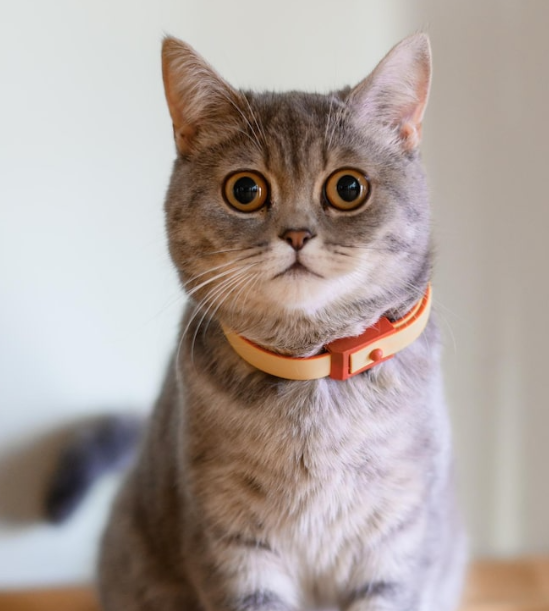
#> input picture Photos/cat.png, 549 x 611 px, found by its file name
$ python basic.py
#> lines starting #> are read from the running program, lines starting #| are printed output that depends on the picture; after the words box and inside, x2 and y2 are one past the last pixel; in counts of white or black regions, pixels touching at a corner belong together
import cv2 as cv

img = cv.imread("Photos\cat.png")
#> img is the input picture: shape (611, 549, 3); mean B, G, R 157.5, 162.6, 173.8

# cv.imshow("show", img)
gray = cv.cvtColor(img, cv.COLOR_BGR2GRAY)
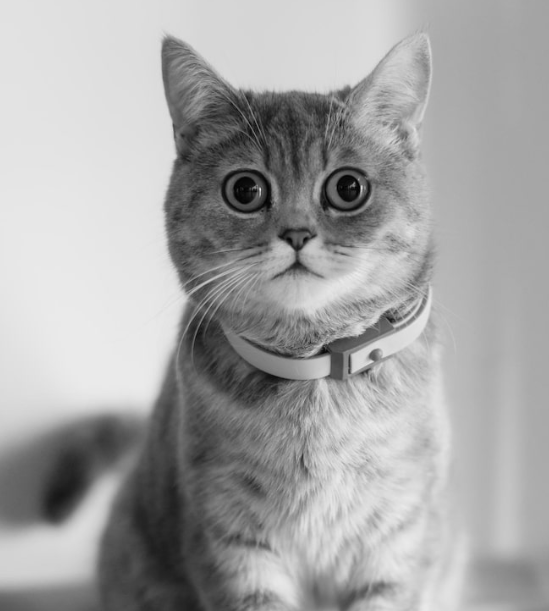
#> gray: shape (611, 549); min 2, max 236, mean 165.4
# cv.imshow("gray",gray)

blur = cv.GaussianBlur(img, (3,3),cv.BORDER_DEFAULT)
# cv.imshow("blur",blur)

canny = cv.Canny(blur, 100,20)
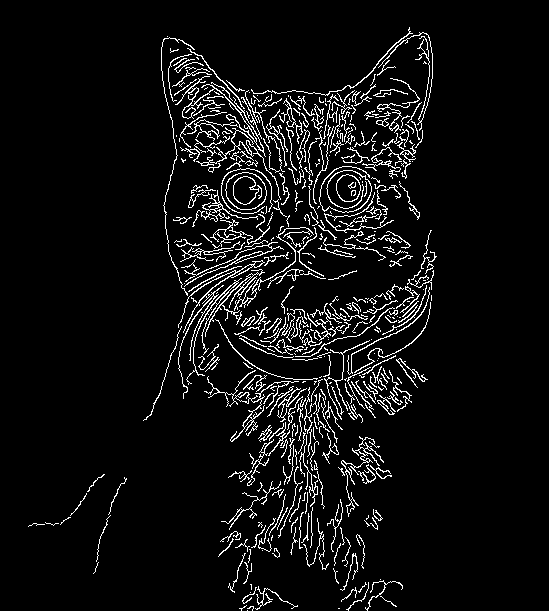
#> canny: shape (611, 549); 6.2% white in thin lines or dots, all inside (x1, y1, x2, y2) = (28, 27, 437, 611)


cv.imshow("canny edges",canny)
dialated = cv.dilate(canny, (7,7),iterations=3)
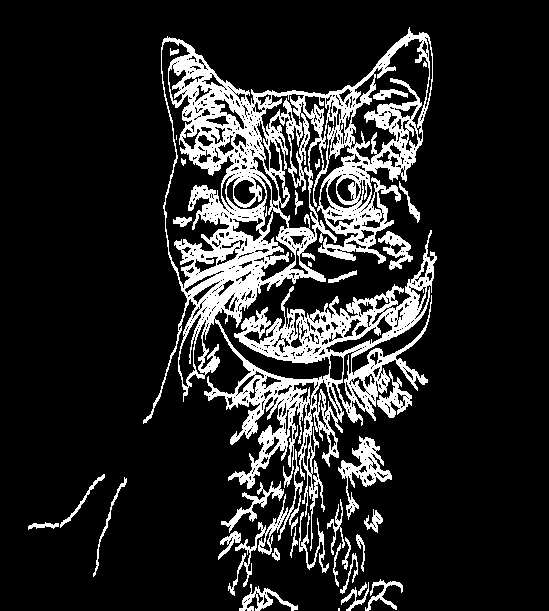
#> dialated: shape (611, 549); 15.4% white; 35 white regions (5 under 20 px), largest, box (x1, y1, x2, y2) and area: (143, 27, 437, 551) 43761, (338, 436, 392, 520) 1292, (228, 449, 303, 596) 1145
cv.imshow("dialated edges",dialated)


eroded = cv.erode(dialated,(3,3), iterations=1)
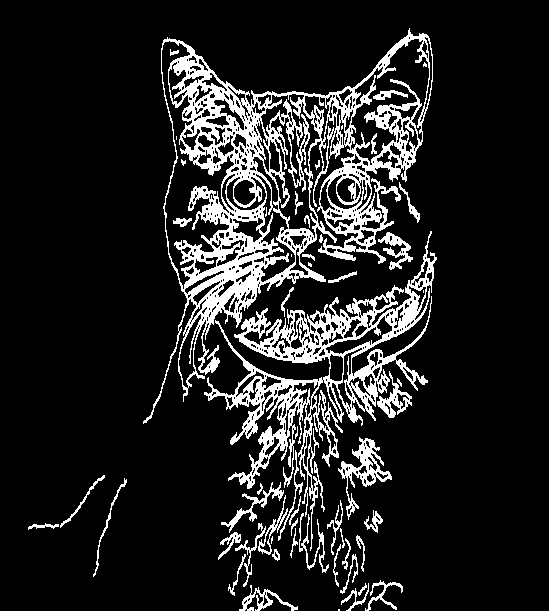
#> eroded: shape (611, 549); 13.2% white; 55 white regions (10 under 20 px), largest, box (x1, y1, x2, y2) and area: (143, 28, 433, 424) 24170, (204, 231, 437, 551) 12787, (338, 437, 392, 520) 1115
cv.imshow("eroded edges",eroded)

resized = cv.resize(img,(200,200))
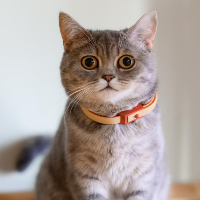
#> resized: shape (200, 200, 3); mean B, G, R 157.4, 162.5, 173.7
cv.imshow('lol',resized)

crope = img[50:200,200:400]
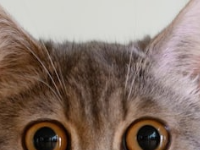
#> crope: shape (150, 200, 3); mean B, G, R 110, 120.2, 138
cv.imshow("crop",crope)

cv.waitKey(0)

$ run again, with Photos/nepal.png copied over Photos/cat.png
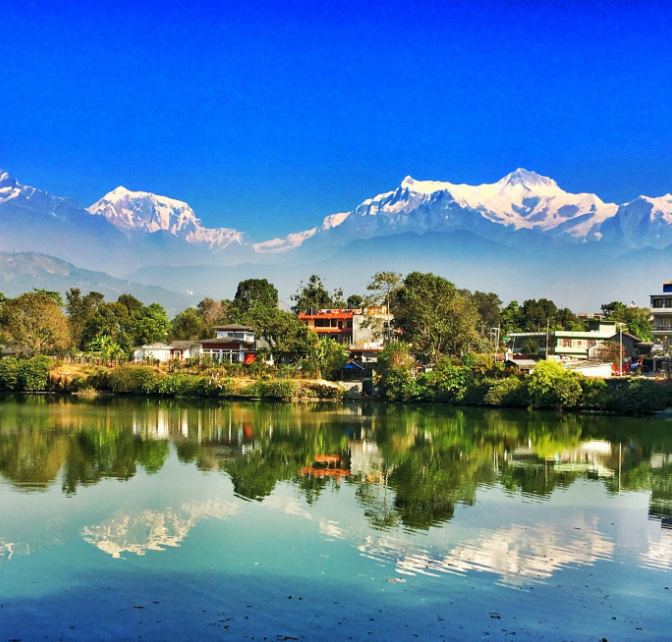
#> input picture Photos/nepal.png, 672 x 642 px, found by its file name
#> img is the input picture: shape (642, 672, 3); mean B, G, R 160.8, 122.7, 80.6
#> `canny = cv.Canny(blur, 100,20)`:
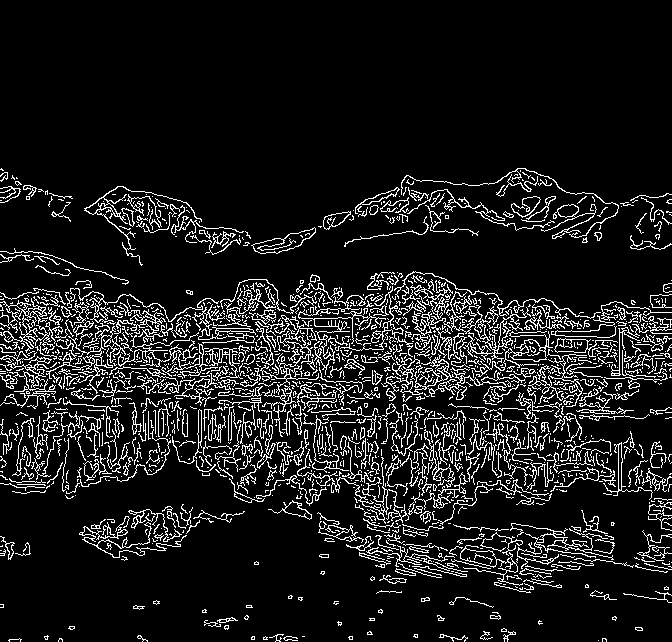
#> canny: shape (642, 672); 10.7% white in thin lines or dots, all inside (x1, y1, x2, y2) = (0, 168, 672, 642)
#> dialated: shape (642, 672); 27.3% white; 111 white regions (26 under 20 px), largest, box (x1, y1, x2, y2) and area: (0, 271, 672, 596) 95399, (355, 168, 619, 246) 6211, (84, 186, 244, 269) 3670
#> eroded: shape (642, 672); 23.9% white; 131 white regions (42 under 20 px), largest, box (x1, y1, x2, y2) and area: (0, 272, 672, 596) 83490, (355, 169, 619, 246) 5204, (84, 187, 244, 269) 3108
#> `crope = img[50:200,200:400]`:
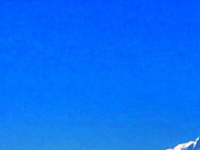
#> crope: shape (150, 200, 3); mean B, G, R 247.9, 111.1, 8.2
